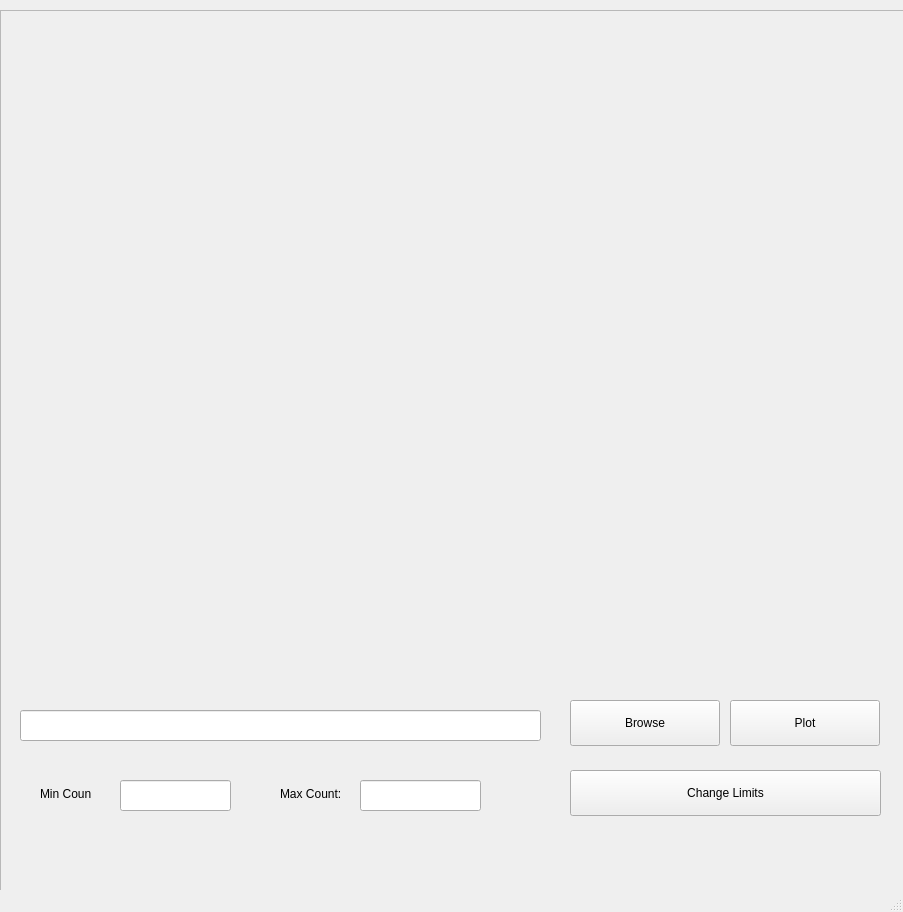
<?xml version="1.0" encoding="UTF-8"?>
<ui version="4.0">
 <class>MainWindow</class>
 <widget class="QMainWindow" name="MainWindow">
  <property name="geometry">
   <rect>
    <x>0</x>
    <y>0</y>
    <width>903</width>
    <height>912</height>
   </rect>
  </property>
  <property name="windowTitle">
   <string>MainWindow</string>
  </property>
  <widget class="QWidget" name="centralwidget">
   <widget class="QFrame" name="frame">
    <property name="geometry">
     <rect>
      <x>0</x>
      <y>10</y>
      <width>1151</width>
      <height>1091</height>
     </rect>
    </property>
    <property name="frameShape">
     <enum>QFrame::StyledPanel</enum>
    </property>
    <property name="frameShadow">
     <enum>QFrame::Raised</enum>
    </property>
    <widget class="QPushButton" name="PlotButton">
     <property name="geometry">
      <rect>
       <x>730</x>
       <y>690</y>
       <width>150</width>
       <height>46</height>
      </rect>
     </property>
     <property name="text">
      <string>Plot</string>
     </property>
    </widget>
    <widget class="QPushButton" name="BrowseButton">
     <property name="geometry">
      <rect>
       <x>570</x>
       <y>690</y>
       <width>150</width>
       <height>46</height>
      </rect>
     </property>
     <property name="text">
      <string>Browse</string>
     </property>
    </widget>
    <widget class="QPushButton" name="UpperLimitButton">
     <property name="geometry">
      <rect>
       <x>570</x>
       <y>760</y>
       <width>311</width>
       <height>46</height>
      </rect>
     </property>
     <property name="text">
      <string>Change Limits</string>
     </property>
    </widget>
    <widget class="QWidget" name="widget" native="true">
     <property name="geometry">
      <rect>
       <x>80</x>
       <y>19</y>
       <width>721</width>
       <height>631</height>
      </rect>
     </property>
     <widget class="MatplotlibWidget" name="mplwidgetPlot" native="true">
      <property name="geometry">
       <rect>
        <x>70</x>
        <y>60</y>
        <width>571</width>
        <height>451</height>
       </rect>
      </property>
     </widget>
    </widget>
    <widget class="QLabel" name="label_2">
     <property name="geometry">
      <rect>
       <x>40</x>
       <y>770</y>
       <width>51</width>
       <height>27</height>
      </rect>
     </property>
     <property name="text">
      <string>Min Count:</string>
     </property>
    </widget>
    <widget class="QLabel" name="label">
     <property name="geometry">
      <rect>
       <x>280</x>
       <y>770</y>
       <width>121</width>
       <height>27</height>
      </rect>
     </property>
     <property name="text">
      <string>Max Count:</string>
     </property>
    </widget>
    <widget class="QLineEdit" name="lineEdit_2">
     <property name="geometry">
      <rect>
       <x>360</x>
       <y>770</y>
       <width>121</width>
       <height>31</height>
      </rect>
     </property>
    </widget>
    <widget class="QLineEdit" name="lineEdit">
     <property name="geometry">
      <rect>
       <x>20</x>
       <y>700</y>
       <width>521</width>
       <height>31</height>
      </rect>
     </property>
    </widget>
    <widget class="QLineEdit" name="lineEdit_3">
     <property name="geometry">
      <rect>
       <x>120</x>
       <y>770</y>
       <width>111</width>
       <height>31</height>
      </rect>
     </property>
    </widget>
   </widget>
  </widget>
  <widget class="QMenuBar" name="menubar">
   <property name="geometry">
    <rect>
     <x>0</x>
     <y>0</y>
     <width>903</width>
     <height>21</height>
    </rect>
   </property>
  </widget>
  <widget class="QStatusBar" name="statusbar"/>
 </widget>
 <customwidgets>
  <customwidget>
   <class>MatplotlibWidget</class>
   <extends>QWidget</extends>
   <header>matplotlibwidget</header>
  </customwidget>
 </customwidgets>
 <resources/>
 <connections/>
</ui>
